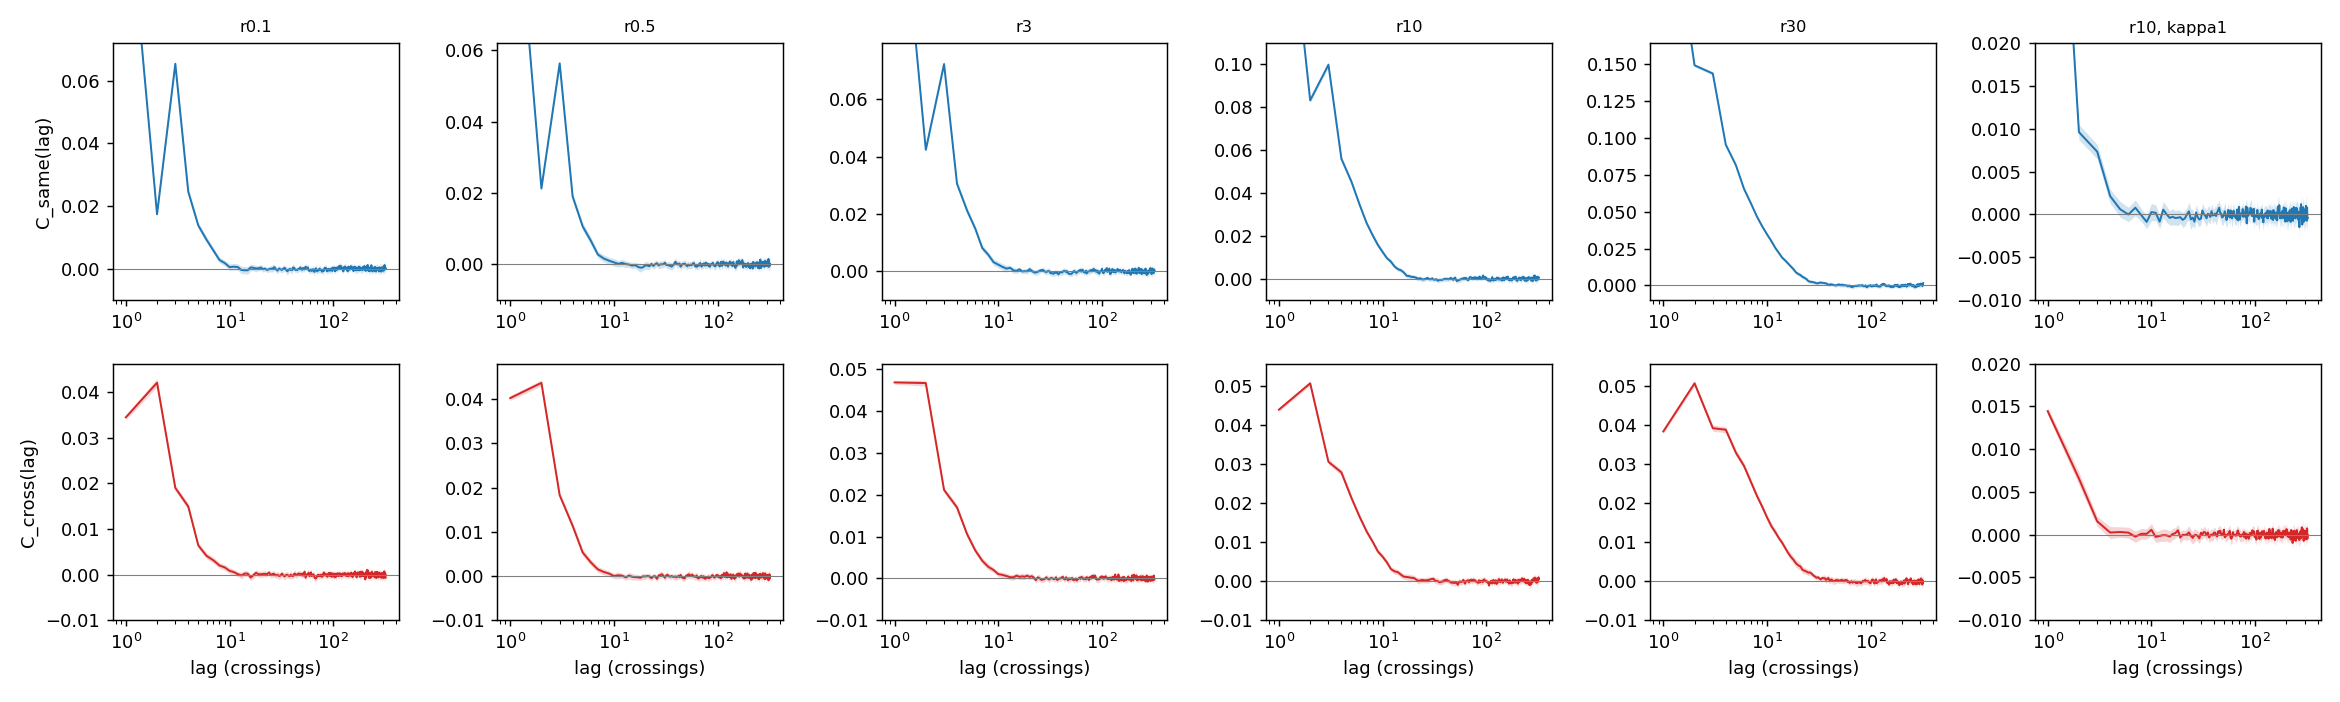

Write the Python code that produced this figure.
"""
stage5a_local.py -- SFIT Part V Stage 5a (local): are there NEGATIVE same-pair or cross-pair correlations
anywhere in lag space, even though both integrated sums are positive?
Substrate only; descriptive. Regenerates exactly the Stage 5a runs (same configurations, sizes and seeds,
imported from stage5a_persistence.py) and keeps the per-group, per-lag arrays that Stage 5a averaged away.

WHY. If negative windows exist, cancellation is a matter of making them larger (engineer cancellation).
If C_same(l) and C_cross(l) are non-negative at every resolvable lag, the only route to gamma_GK -> 0 is to
suppress the positive memory itself (suppress recrossing / rank persistence).

TESTS (per configuration and component, C = C_same or C_cross):
  1. Pointwise: z(l) = mean_l / SE_l over the 50 groups. Count lags with z < -2.576 against the number
     expected by chance (0.005 x lags), and apply Benjamini-Hochberg at q = 0.01 to the one-sided p-values
     for C(l) < 0.
  2. Windows: sums of C over lag windows [1], [2], [3], [4-5], [6-10], [11-20], [21-40], [41-80], [81-160],
     [161-320], computed per group so the SE includes correlations between lags. A window is
     SIGNIFICANTLY NEGATIVE if its upper bound mean + z* SE < 0, with z* = 3.29 (one-sided alpha = 0.01 / 20,
     Bonferroni over 10 windows x 2 components per configuration).
  3. Negative mass: the sum of the significantly negative windows, as a fraction of the positive integrated
     sum to lag 80, i.e. how much cancellation the substrate already contains.
VERDICT per configuration (stated before running): NEGATIVE STRUCTURE if any window of either component is
significantly negative; otherwise NONE RESOLVED (with the smallest window upper bound reported, which caps any
undetected negative window).
Check: the lag-80 cumulative sums must equal those printed by stage5a_persistence.py (same runs).
Outputs: stage5a_local.json, stage5a_local.npz (group arrays), stage5a_local.pdf/.png.
Usage: python stage5a_local.py [--quick] [--hash]
"""
import sys, json, math, hashlib, pathlib, time
import numpy as np
from scipy.stats import norm
import stage5a_persistence as S5        # same CONFIGS, R, TARGET, NG, LMAX, SEED, K, and --quick handling
import stage3_core as C3

WINDOWS = [(1, 1), (2, 2), (3, 3), (4, 5), (6, 10), (11, 20), (21, 40), (41, 80), (81, 160), (161, 320)]
ZSTAR = norm.isf(0.01 / 20)            # 3.29
PA = np.array([0, 0, 1]); PB = np.array([1, 2, 2])


def sha(p):
    return hashlib.sha256(pathlib.Path(p).read_bytes()).hexdigest()


def group_arrays(runs):
    NG, L = S5.NG, S5.LMAX
    ns = np.zeros((NG, L)); nc = np.zeros((NG, L)); den = np.zeros((NG, L))
    for r, (p, s, u, t) in enumerate(runs):
        p = p.astype(int); u = u.astype(float); n = p.size; g = r % NG
        if n < 2:
            continue
        W = np.zeros((n, 3)); i = np.arange(n); W[i, PA[p]] = u; W[i, PB[p]] = -u
        for l in range(1, min(L, n - 1) + 1):
            prod = (W[:-l] * W[l:]).sum(1); same = p[:-l] == p[l:]
            ns[g, l - 1] += prod[same].sum(); nc[g, l - 1] += prod[~same].sum(); den[g, l - 1] += 3 * (n - l)
    sup = (den > 0).all(0); Ls = int(np.argmin(sup)) if not sup.all() else L
    return ns[:, :Ls] / den[:, :Ls], nc[:, :Ls] / den[:, :Ls]


def bh(p, q):
    m = p.size; o = np.argsort(p); thr = q * np.arange(1, m + 1) / m
    ok = p[o] <= thr; k = np.max(np.nonzero(ok)[0]) + 1 if ok.any() else 0
    rej = np.zeros(m, bool); rej[o[:k]] = True; return rej


def main():
    here = pathlib.Path(__file__).resolve(); digest = sha(here)
    if "--hash" in sys.argv:
        print(f"stage5a_local.py       {digest}\nstage5a_persistence.py {sha(here.with_name('stage5a_persistence.py'))}\n"
              f"stage3_core.py         {sha(here.with_name('stage3_core.py'))}"); return
    t0 = time.time(); bar = "=" * 112
    print(bar); print(f"Part V Stage 5a (local): negative correlations in lag space {'(QUICK)' if S5.QUICK else ''}\n"
                      f"script sha256 {digest}\nruns as in stage5a_persistence.py {sha(here.with_name('stage5a_persistence.py'))[:16]}..."); print(bar)
    ss = np.random.SeedSequence(S5.SEED).spawn(len(S5.CONFIGS)); res = {}; arrays = {}
    for ci, (name, g, kap, rate) in enumerate(S5.CONFIGS):
        T = min(S5.TARGET / (S5.R * rate), 60000.0)
        runs = C3.events_fast(np.random.default_rng(ss[ci]), S5.R, T, g, kappa=kap, K=S5.K)
        Cs, Cc = group_arrays(runs); G = Cs.shape[0]; Ls = Cs.shape[1]
        arrays[name + "_same"] = Cs; arrays[name + "_cross"] = Cc
        out = dict(lags=Ls)
        cum80 = {}
        print(f"\n{name}: r={g / S5.K:g} kappa={kap}  lags {Ls}  [{time.time() - t0:.0f} s]")
        for comp, C in (("same", Cs), ("cross", Cc)):
            m = C.mean(0); se = C.std(0, ddof=1) / math.sqrt(G); z = m / se
            pneg = norm.cdf(z)                                   # one-sided p for C(l) < 0
            nneg = int((z < -2.576).sum()); expct = 0.005 * Ls; rej = bh(pneg, 0.01)
            wins = []
            for a, b in WINDOWS:
                if b > Ls:
                    continue
                w = C[:, a - 1:b].sum(1); wm = float(w.mean()); ws = float(w.std(ddof=1) / math.sqrt(G))
                wins.append(dict(window=[a, b], sum=wm, se=ws, upper=wm + ZSTAR * ws, sig_negative=bool(wm + ZSTAR * ws < 0),
                                 sig_positive=bool(wm - ZSTAR * ws > 0)))
            c80 = float(C[:, :min(80, Ls)].sum(1).mean()); cum80[comp] = c80
            negmass = sum(w_["sum"] for w_ in wins if w_["sig_negative"])
            out[comp] = dict(pointwise_neg_count=nneg, expected_by_chance=expct, bh_neg_lags=(np.nonzero(rej)[0] + 1).tolist(),
                             windows=wins, cum80=c80, negative_mass=negmass,
                             min_upper=min(w_["upper"] for w_ in wins), first_lags=m[:6].tolist())
            print(f"   {comp:5s} lags 1-6: " + " ".join(f"{v:+.4f}" for v in m[:6])
                  + f"   pointwise z<-2.576: {nneg} (chance {expct:.1f});  BH q=0.01 negative lags: {out[comp]['bh_neg_lags'][:10]}")
            print("          windows: " + "  ".join(f"[{w_['window'][0]}-{w_['window'][1]}] {w_['sum']:+.4f}+-{w_['se']:.4f}"
                                                      + ("(-)" if w_["sig_negative"] else "(+)" if w_["sig_positive"] else "")
                                                      for w_ in wins))
        neg = any(w_["sig_negative"] for c in ("same", "cross") for w_ in out[c]["windows"])
        verdict = "NEGATIVE STRUCTURE" if neg else "NONE RESOLVED"
        out["verdict"] = verdict; out["cum80_check"] = cum80
        print(f"   lag-80 sums (must match Stage 5a): same {cum80['same']:+.4f}, cross {cum80['cross']:+.4f}")
        if neg:
            for c in ("same", "cross"):
                if out[c]["negative_mass"] < 0:
                    print(f"   negative mass in {c}: {out[c]['negative_mass']:+.4f} = {out[c]['negative_mass'] / (cum80['same'] + cum80['cross']):+.1%} of Gamma_kk(80)")
        print(f"   VERDICT: {verdict}   (smallest window upper bound: same {out['same']['min_upper']:+.4f}, cross {out['cross']['min_upper']:+.4f})")
        res[name] = out
    stem = "stage5a_local_quick" if S5.QUICK else "stage5a_local"
    json.dump(dict(script_sha256=digest, quick=S5.QUICK, z_star=ZSTAR, configs=res), open(here.with_name(stem + ".json"), "w"), default=float)
    np.savez_compressed(here.with_name(stem + ".npz"), **arrays)
    try:
        import matplotlib; matplotlib.use("Agg"); import matplotlib.pyplot as plt
        names = [c[0] for c in S5.CONFIGS]; fig, ax = plt.subplots(2, len(names), figsize=(3.0 * len(names), 5.4))
        for j, nm in enumerate(names):
            for r_, comp, col in ((0, "same", "#1f77b4"), (1, "cross", "#d62728")):
                C = arrays[f"{nm}_{comp}"]; m = C.mean(0); se = C.std(0, ddof=1) / math.sqrt(C.shape[0]); L = np.arange(1, m.size + 1)
                ax[r_, j].plot(L, m, color=col, lw=1.1); ax[r_, j].fill_between(L, m - 2.576 * se, m + 2.576 * se, color=col, alpha=0.2, lw=0)
                ax[r_, j].axhline(0, color="0.5", lw=0.6); ax[r_, j].set_xscale("log")
                lo = min(-0.01, float((m - 2.576 * se)[2:].min())); hi = max(0.02, float(m[1:].max()) * 1.1)
                ax[r_, j].set_ylim(lo, hi)
            ax[0, j].set_title(nm.replace("_", ", "), fontsize=9); ax[1, j].set_xlabel("lag (crossings)")
        ax[0, 0].set_ylabel("C_same(lag)"); ax[1, 0].set_ylabel("C_cross(lag)")
        fig.tight_layout(); fig.savefig(here.with_name(stem + ".pdf")); fig.savefig(here.with_name(stem + ".png"), dpi=130)
        print(f"\nFigure: {stem}.pdf / .png")
    except Exception as e:
        print(f"\n(figure skipped: {e})")
    print(f"Wall time {time.time() - t0:.0f} s")


if __name__ == "__main__":
    main()
